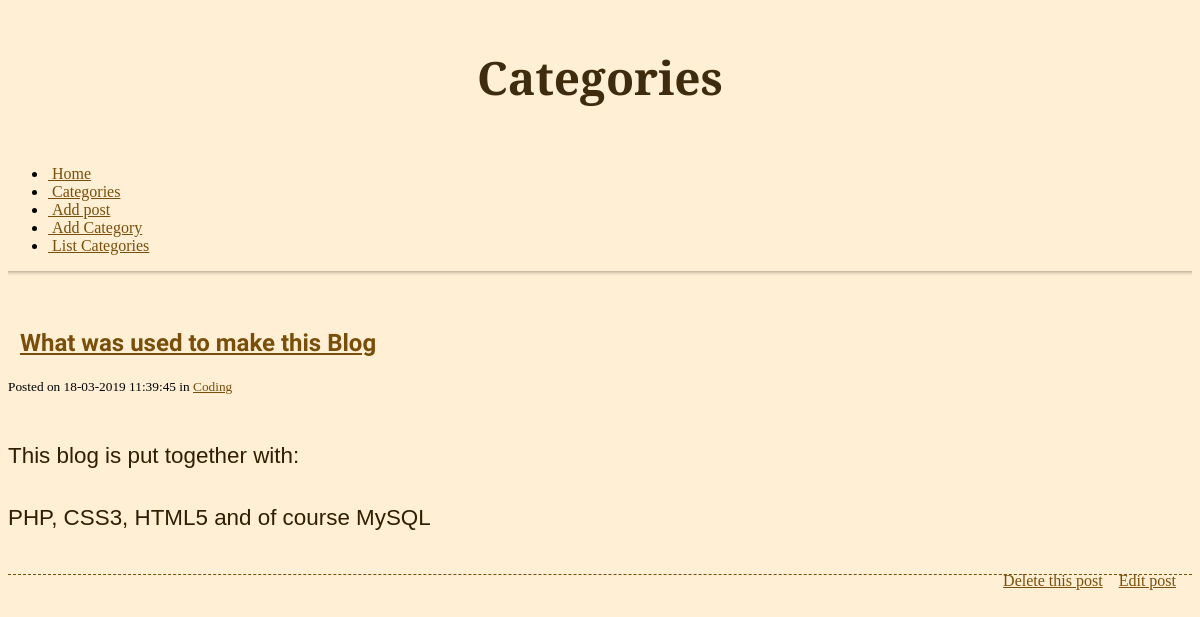
The app's page /category.php?id=5 with its own data.
### tables this page shows
CREATE TABLE `posts` (
  `id` int(6) NOT NULL AUTO_INCREMENT,
  `cat_id` int(3) NOT NULL,
  `title` varchar(255) NOT NULL,
  `contents` text NOT NULL,
  `date_posted` datetime NOT NULL,
  PRIMARY KEY (`id`)
);

### resources/func/blog.php (called while the page is built, shortened)
<?php
function get_posts($id = null, $cat_id = null) {
	$conn = mysqli_connect('localhost', 'root', 'root','blog');
	$posts = array();
	$query = "SELECT posts.id AS post_id, categories.id AS category_id, title, contents, date_posted, categories.name FROM posts INNER JOIN categories ON categories.id = posts.cat_id ";
	if (isset($cat_id) ){
		$cat_id = (int) $cat_id;
		$query .= " WHERE `cat_id` = {$cat_id}";
	}
	$query .= " ORDER BY `posts` . `id` DESC";
	$resultSet = mysqli_query($conn,$query);
	while ($row = mysqli_fetch_assoc($resultSet) ) {
		$posts[] = $row;
	}
	return $posts;
}
function fun_get_category($id = null){
	$category = '';
	$conn = mysqli_connect('localhost', 'root', 'root', 'blog');
	$resultSet = mysqli_query($conn, " SELECT name FROM categories where `id` = ${id}");
	while ($row = mysqli_fetch_assoc($resultSet)) {
		$category .= $row['name'];
	}
	return $category;
}

### category.php (the view, shortened to what this page needs)
<?php
include_once('resources/init.php');
if(empty($_GET)){
	header('location: category_list.php');
}
else{
	$posts = get_posts(null, $_GET['id']);
	$cat = fun_get_category($_GET['id']);
}
?>
<!DOCTYPE html>
<html lang="en">
<head>
	<?php include "includes/_head.php" ?>
</head>
<body>
	<div class="container">
		<div class="row">
			<div class="span6 offset3">
				<h1>Categories</h1>
				<br>
				<?php include "includes/_nav.php" ?>
				<hr>
				<br>
				<?php
					foreach ( $posts as $post ) {
						if ( ! category_exists('name', $post ['name'] ) ){
							$post['name'] = 'Uncategorised';
						}
				?>
					<div class="post">
						<h2><i class="icon-quote-left">&nbsp;&nbsp;</i><a href="index.php?id=<?php echo $post['post_id']; ?>"><?php echo $post['title']; ?></a></h2>
						<small> Posted on <?php echo date('d-m-Y h:i:s', strtotime($posts[0]['date_posted'])); ?>
							in <a href="category.php?id=
							<?php echo $post['category_id']; ?>">
							<?php echo $cat; ?>
						</a>
						</small>
						<p class="post-content"><?php echo nl2br($post['contents']);?></p>
						<div class="post-functions">
							<ul>
								<li><a href="delete_post.php?id=<?php echo $post["post_id"]; ?>"> Delete this post</a></li>
								<li><a href="edit_post.php?id=<?php echo $post['post_id']; ?>"> Edit post</a></li>
							</ul>
						</div>
						<br />
					</div>
					<?php
				}
				?>
			</div>
		</div>
	</body>
	</html>

### css/main.css (style rules this page uses)
body { background-color: rgb(255, 239, 212); }
hr { height: 12px; border: 0; box-shadow: inset 0 12px 5px -12px rgba(0, 0, 0, 0.5); }
h1 { text-align: center; margin: 1em 0 0.5em 0; font-family: 'Alegreya', sans-serif; font-size: 46px; color: rgb(63, 44, 14); }
h2,h3 { font-family: 'Acme'; }
a { color: rgb(121, 78, 10); }
.post { margin-bottom: 1.5em; border-bottom: 1px dashed rgb(121, 78, 10); }
.post-content { padding-top: 1em; font-size: 1.4em; line-height: 1.4em; font-family: 'Arial'; color:rgb(48, 30, 0); }
.post-functions ul { float: right; }
.post-functions li { display: block; float: left; padding-right: 1em; }

### records on screen
posts: title "What was used to make this Blog", date_posted "18-03-2019 11:39:45", contents "This blog is put together with: PHP, CSS3, HTML5 and of course MySQL"
